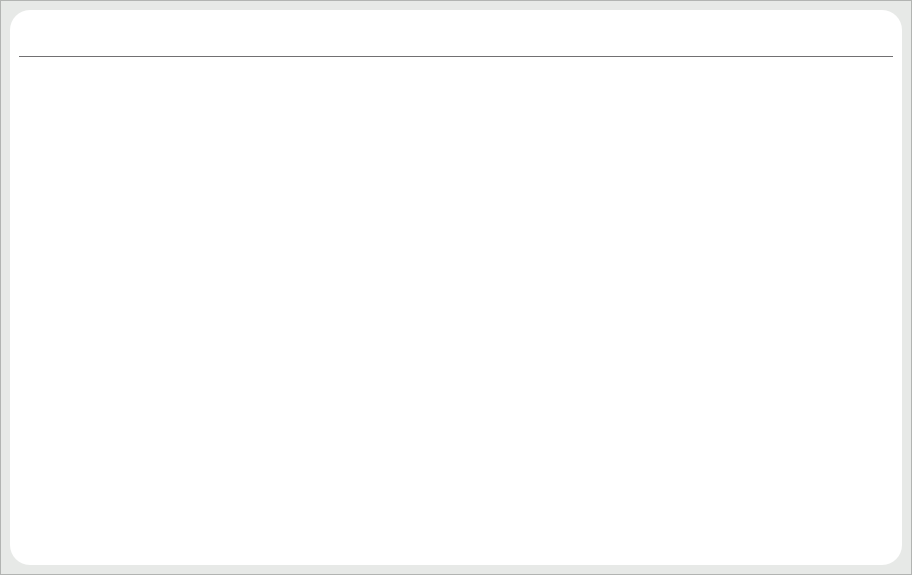
<?xml version="1.0" encoding="UTF-8"?>
<ui version="4.0">
 <class>MessagePreview</class>
 <widget class="QMainWindow" name="MessagePreview">
  <property name="geometry">
   <rect>
    <x>0</x>
    <y>0</y>
    <width>912</width>
    <height>575</height>
   </rect>
  </property>
  <property name="windowTitle">
   <string>Preview message</string>
  </property>
  <widget class="QWidget" name="centralwidget">
   <layout class="QVBoxLayout" name="verticalLayout">
    <property name="spacing">
     <number>0</number>
    </property>
    <property name="leftMargin">
     <number>0</number>
    </property>
    <property name="topMargin">
     <number>0</number>
    </property>
    <property name="rightMargin">
     <number>0</number>
    </property>
    <property name="bottomMargin">
     <number>0</number>
    </property>
    <item>
     <widget class="QFrame" name="frame">
      <property name="styleSheet">
       <string notr="true">background-color: rgb(231, 233, 231);</string>
      </property>
      <property name="frameShape">
       <enum>QFrame::StyledPanel</enum>
      </property>
      <property name="frameShadow">
       <enum>QFrame::Raised</enum>
      </property>
      <layout class="QVBoxLayout" name="verticalLayout_2">
       <item>
        <widget class="QFrame" name="frame_2">
         <property name="styleSheet">
          <string notr="true">QFrame{
	background-color: rgb(255, 255, 255);
	border-radius: 20px;
}

QScrollBar {
    border: none;
    background: #F8F8F8;
}

QScrollBar::handle {
    background: #CCCCCC;
    min-width: 20px;
    min-height: 20px;
}

QScrollBar::vertical {
    width: 10px;
}

QScrollBar::horizontal {
    height: 10px;
}

QScrollBar::add-line {
    border: none;
    background: none;
}

QScrollBar::sub-line {
    border: none;
    background: none;
}</string>
         </property>
         <property name="frameShape">
          <enum>QFrame::StyledPanel</enum>
         </property>
         <property name="frameShadow">
          <enum>QFrame::Raised</enum>
         </property>
         <layout class="QVBoxLayout" name="verticalLayout_3">
          <item>
           <widget class="QFrame" name="frame_8">
            <property name="minimumSize">
             <size>
              <width>0</width>
              <height>50</height>
             </size>
            </property>
            <property name="frameShape">
             <enum>QFrame::StyledPanel</enum>
            </property>
            <property name="frameShadow">
             <enum>QFrame::Raised</enum>
            </property>
            <layout class="QHBoxLayout" name="horizontalLayout_8">
             <property name="spacing">
              <number>0</number>
             </property>
             <property name="leftMargin">
              <number>0</number>
             </property>
             <property name="topMargin">
              <number>0</number>
             </property>
             <property name="rightMargin">
              <number>0</number>
             </property>
             <property name="bottomMargin">
              <number>0</number>
             </property>
             <item>
              <widget class="QLineEdit" name="subject_preview">
               <property name="minimumSize">
                <size>
                 <width>0</width>
                 <height>0</height>
                </size>
               </property>
               <property name="font">
                <font>
                 <pointsize>12</pointsize>
                </font>
               </property>
               <property name="styleSheet">
                <string notr="true">background:transparent;
border:none;
border-bottom:1px solid #717072;
border-radius: 0px;
color: rgb(113, 112, 114);
padding-left: 1.5px;
padding-bottom: 5px;</string>
               </property>
               <property name="readOnly">
                <bool>true</bool>
               </property>
               <property name="placeholderText">
                <string/>
               </property>
              </widget>
             </item>
            </layout>
           </widget>
          </item>
          <item>
           <widget class="QTextEdit" name="msg_preview">
            <property name="font">
             <font>
              <pointsize>12</pointsize>
             </font>
            </property>
            <property name="styleSheet">
             <string notr="true">background:transparent;
border:none;
border-radius: 0px;
color: rgb(113, 112, 114);
padding-top: 5px;</string>
            </property>
            <property name="readOnly">
             <bool>true</bool>
            </property>
           </widget>
          </item>
         </layout>
        </widget>
       </item>
      </layout>
     </widget>
    </item>
   </layout>
  </widget>
 </widget>
 <resources/>
 <connections/>
</ui>
